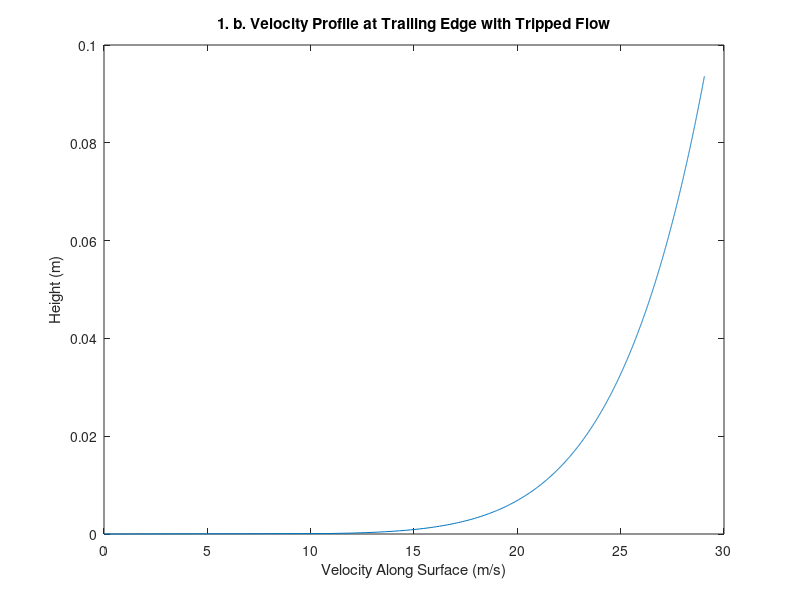
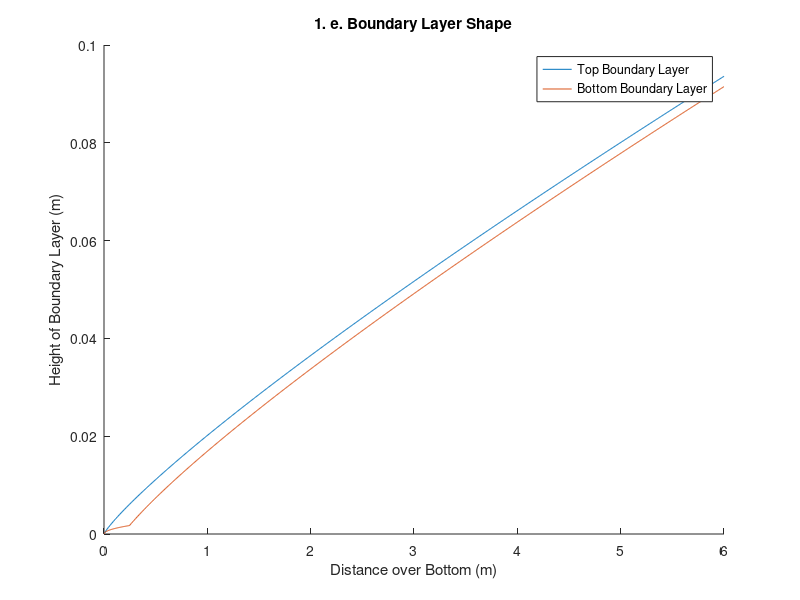
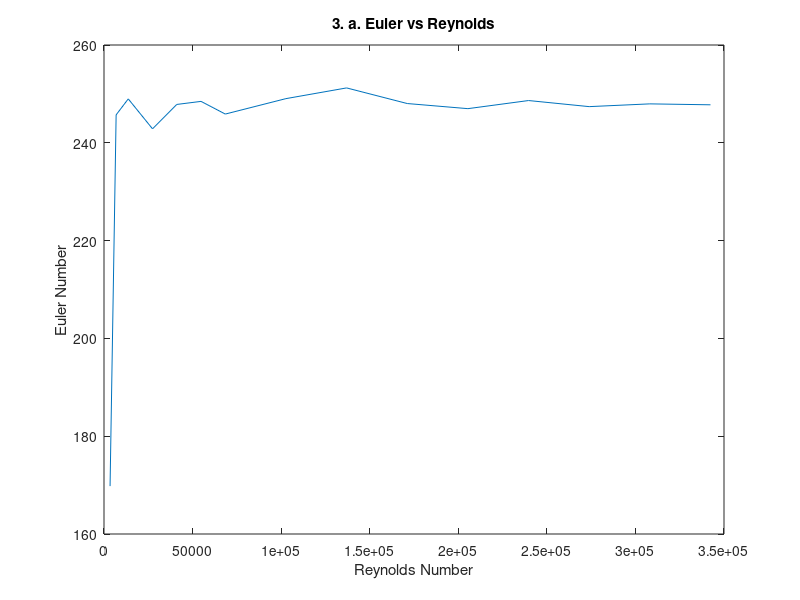

The MATLAB script that drew these images, in order:
function Final()
%% Final
% Liam Hood
clear ; close all ; clc ;
n = 1e3 ;
rho = 1.225 ; % From Wikipedia
mu = 17.89e-6 ; % From Engineering toolbox
%% Answers to 1
Problem1(n,rho,mu)

%% Answers to 3
Problem3(rho,mu)

%% Method for Solving Problems

function Problem1(n,rho,mu)
    % Constants
    L = 6 ;
    W = 2 ;
    v = 65*(1609/(60*60)) ;
    A = L*W ;
    x = linspace( 0 , L , n ) ;

    % Reynolds number
    Rex = ( rho*v*x )/( mu ) ;
    Rex(1) = 1 ;
        % Friction Top normal orientation
        CfTop = .074/(Rex(n)^(1/5)) ; % Average Coefficient of friction
        FrictionTop = .5*rho*v^2*CfTop*A ;
        disp( '1' )
        disp( 'a' )
        disp([ 'The viscous on the top in the normal orientation is ' , num2str( FrictionTop ) , ' N' ])
        % Info for wide and short orientation
        Rel_ws = ( rho*v*W )/( mu ) ; % Reynolds number using the old width as characteristic length
        CfTop_ws = .074/(Rel_ws^(1/5)) ; % Average Coefficient of friction
        FrictionTop_ws = .5*rho*v^2*CfTop_ws*A ; 
        disp([ 'The viscous drag on the top in the wide and short orientation is' , num2str( FrictionTop_ws ) , ' N' ])
        disp( 'Drag is higher in the wide and short orientation. The coefficient of friction' )
        disp( 'decreases as Reynolds number increases so the friction force is higher if the' )
        disp( 'flow must go over the same area without the Reynolds number increasing as much' )

    % Shape of top boundary layer
    DeltaTop = .16.*x./(Rex.^(1/7)) ;
    y = linspace( 0 , DeltaTop(n) , n ) ;
    % velocity of boundary layer on top
    u = v.*(y./DeltaTop(n)).^(1/7) ;

    % Velocity profile on top
    figure 
    plot( u , y )
    title( '1. b. Velocity Profile at Trailing Edge with Tripped Flow' )
    xlabel( 'Velocity Along Surface (m/s)' )
    ylabel( 'Height (m)' )

    % Boundary layer shape on bottom
    % Bottom 
    for ii = 1:n
        if Rex(ii) < 5e5
            DeltaBottom(ii) = 4.91*x(ii)/(Rex(ii)^(1/2)) ;
            xTran = x(ii) ;
            DeltaLam = DeltaBottom(ii) ;
        else
            DeltaBottom(ii) = .16*(x(ii)-xTran)/(Rex(ii)^(1/7)) + DeltaLam ;
        end
    end
    disp( 'c' )
    disp([ 'Boundary layer height on the bottom at the back is ' , num2str(DeltaBottom(n)) , ' m' ])
    disp([ 'While the boundary layer on the top at the back is ' , num2str(DeltaTop(n)) , ' m' ])
    % plot of boundary layer shapes
    figure 
    hold on ;
    plot( x , DeltaTop ) 
    plot( x , DeltaBottom )
    xlabel( 'Distance over Bottom (m)' )
    ylabel( 'Height of Boundary Layer (m)' )
    title( '1. e. Boundary Layer Shape' )
    legend( 'Top Boundary Layer' , 'Bottom Boundary Layer' )
    hold off;

    % Friction

    % Top
    %     CfTop = .074/(Rex(n)^(1/5)) ;
    %     FrictionTop = .5*rho*v^2*CfTop*A ;

        % Bottom
        CfBLam = 1.33/(5e5^(1/2)) ;
        FrictionBLam = .5*rho*v^2*CfBLam*2*xTran ;
        CfBTurb = .074/(Rex(n)^(1/5)) ;
        FrictionBTurb = .5*rho*v^2*CfBTurb*2*(6-xTran) ;
        FrictionBottom = FrictionBLam + FrictionBTurb ;

        TotalFriction = FrictionTop + FrictionBottom ;
        disp( 'd' )
        disp([ 'The total viscous drag is ' , num2str(TotalFriction) , ' N' ])

        disp( 'f' )
        disp( 'The boundary would be similar on the top in some spots. The cockipit would' )
        disp( 'change this with the pressure gradient at the front and rear. The fairings over')
        disp( 'the wheels would change the boundary layer as it would add another dimension to ')
        disp( 'the flow. ' )
end

function Problem3(rho,mu)
    disp( '3' )
    v = [ .5 1 2 4 6 8 10 15 20 25 30 35 40 45 50 ] ;
    dP = [ 52 301 1220 4760 10930 19480 30120 68640 123100 189898 272300 373120 484900 615100 758800 ] ;
    diameter = .1 ; 

    Eu = dP./(rho.*v.^2) ;
    Re = rho.*v.*diameter./mu ;

    figure
    plot( Re , Eu )
    title( '3. a. Euler vs Reynolds' )
    xlabel( 'Reynolds Number' )
    ylabel( 'Euler Number' )
    disp( 'a' )
    disp( 'The Euler number quickly appears to reach a constant value of around 253 ' )
    disp( 'It doesn''t seem to matter how high the Reynolds number gets' )

    Eu_80 = ( Eu( length(Eu) ) + Eu(length(Eu)-1) ) / 2 ;
    dP_80 = Eu_80*rho*80^2 ;
    disp( 'b' )
    disp([ 'The pressure drop at 80 m/s is ' , num2str( dP_80 ) , ' Pa' ])
    disp( 'c' )
    disp( 'If focusing on seperation point it could be more accurately found on a larger model.' )
    disp( 'A larger model would be good if a big but slow wind tunnel is all that is available.' )
    disp( 'Large model also good for studying a very small feature of a larger object.' )

end

end
